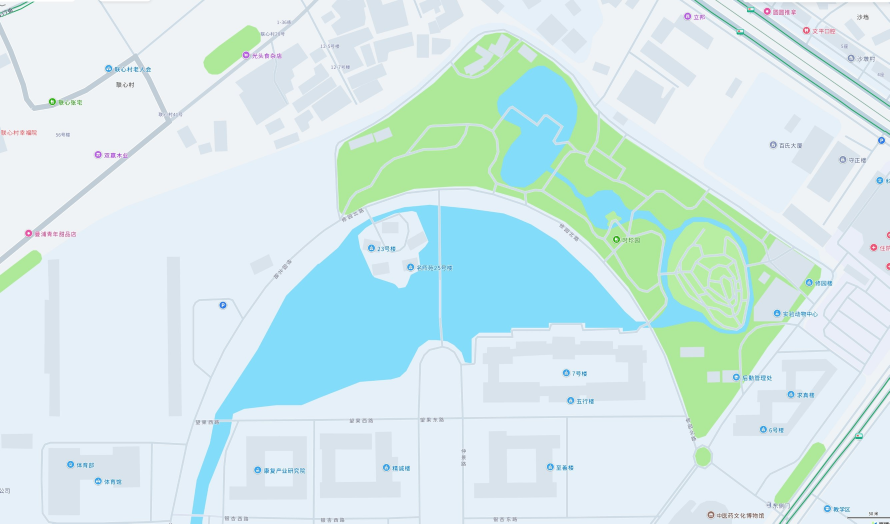
#> input picture _audit/campus_map_20261113/_data/amap/amap_north.jpg, 2669 x 1571 px, found by its file name (shown at 1/3 size)
$ python rebuild_master.py
#> lines starting #> are read from the running program, lines starting #| are printed output that depends on the picture
import cv2, numpy as np, os, json

BASE = r"C:\Users\Ko_Li\.openclaw\workspace\web\_audit\campus_map_20261113\_data\amap"
WORK = os.path.join(BASE, "_work")
n = cv2.imread(os.path.join(BASE, "amap_north.jpg")).astype(np.float64)
s = cv2.imread(os.path.join(BASE, "amap_south.jpg")).astype(np.float64)
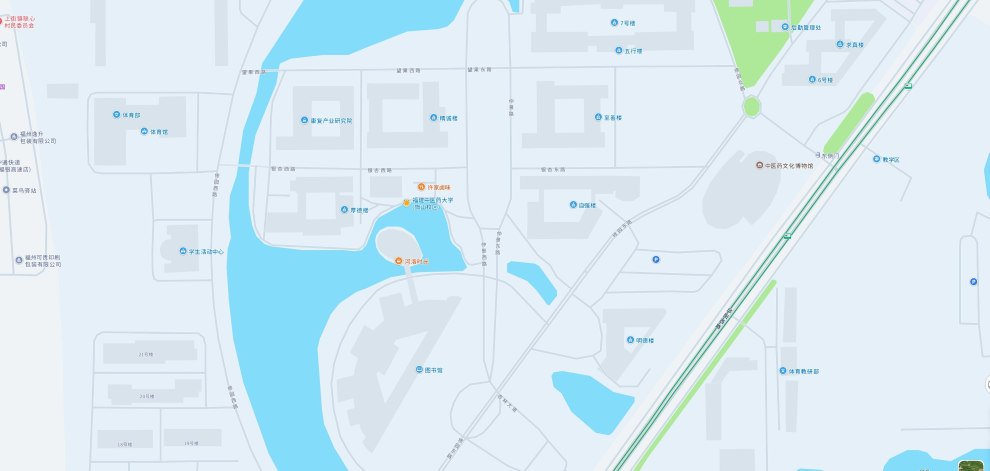
#> input picture _audit/campus_map_20261113/_data/amap/amap_south.jpg, 2968 x 1412 px, found by its file name (shown at 1/3 size)
w = cv2.imread(os.path.join(BASE, "amap_west.jpg")).astype(np.float64)
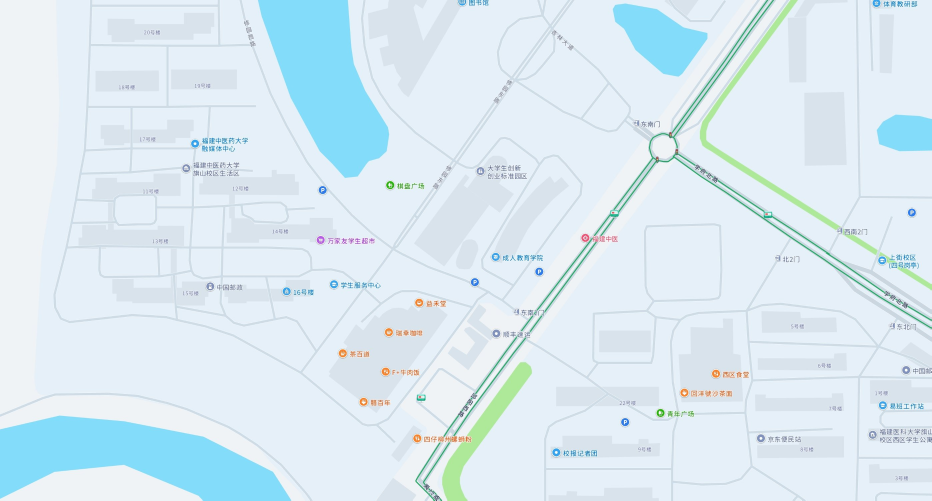
#> input picture _audit/campus_map_20261113/_data/amap/amap_west.jpg, 2794 x 1501 px, found by its file name (shown at 1/3 size)
#> (the run stopped early here; a loop or call above may not have finished)
